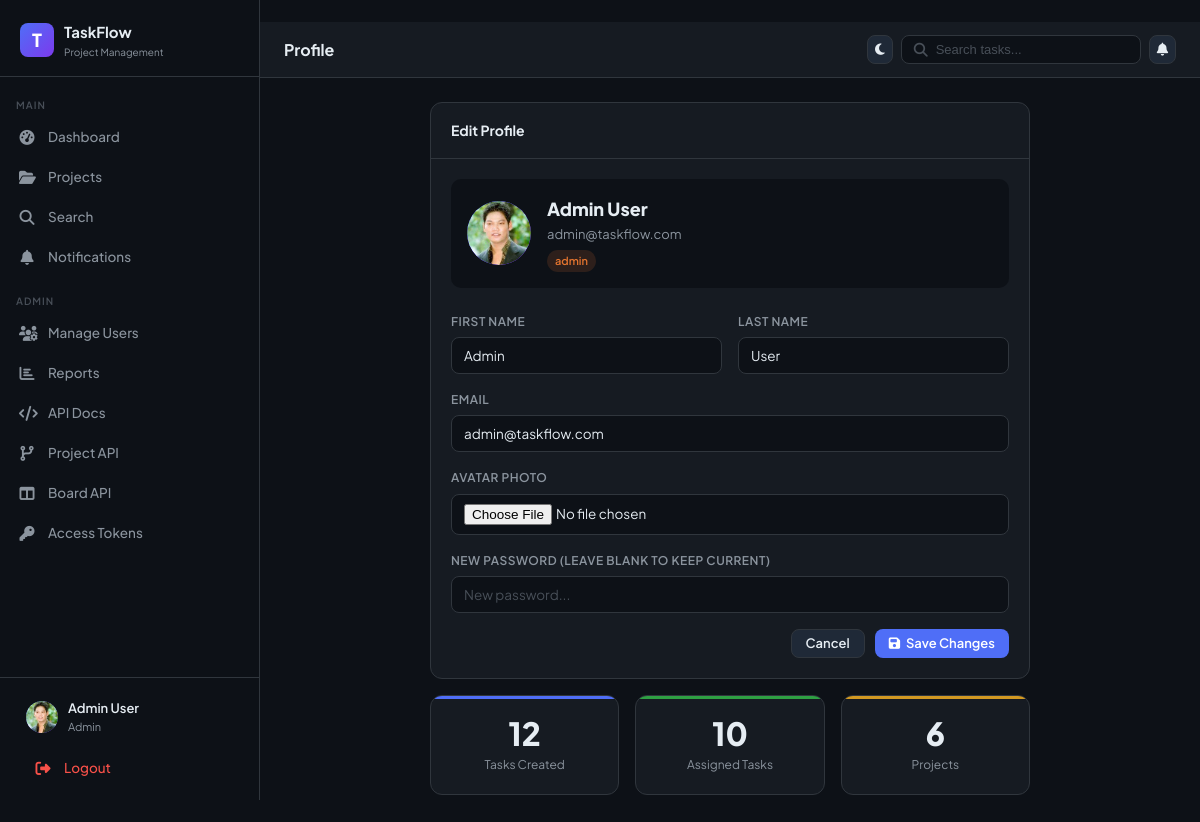
Screenshot of /profile/ (signed in) with the database file from the repository.
### core/models.py (models this page shows, shortened)
class User(AbstractUser):
    ROLE_CHOICES = [("admin", "Admin"), ("member", "Member")]
    role = models.CharField(max_length=10, choices=ROLE_CHOICES, default="member")
    avatar = models.ImageField(upload_to="avatars/", blank=True, null=True)
    is_active = models.BooleanField(default=True)
    @property
    def is_admin(self):
        return self.role == "admin"

### core/views.py (the view, shortened to what this page needs)
# urls.py: path('profile/', views.profile, name='profile'),
@login_required
def profile(request):
    user = request.user
    context = {
        "user": user,
        "unread_count": user.notifications.filter(is_read=False).count(),
    }
    return render(request, "profile.html", context)

### templates/profile.html (shortened to what this page needs)
﻿{% extends 'base.html' %}
{% block page_title %}Profile{% endblock %}
{% block content %}
<div style="max-width: 600px; margin: 0 auto">
  <div class="card">
    <div class="card-header">
      <div class="fw-700">Edit Profile</div>
    </div>
    <div class="card-body">
      <div
        style="
          display: flex;
          align-items: center;
          gap: 16px;
          margin-bottom: 24px;
          padding: 16px;
          background: var(--bg-dark);
          border-radius: 10px;
        "
      >
        <div
          class="user-avatar"
          style="width: 64px; height: 64px; font-size: 24px; overflow: hidden"
        >
          {% if request.user.avatar and request.user.avatar.name %}
          <img
            id="avatarPreview"
            src="{{ request.user.avatar.url }}"
            alt="Avatar"
            style="
              width: 100%;
              height: 100%;
              border-radius: 50%;
              object-fit: cover;
            "
          />
          {% endif %}
        </div>
        <div>
          <div style="font-size: 18px; font-weight: 800">
            {{ request.user.get_full_name|default:request.user.username }}
          </div>
          <div style="color: var(--text-muted); font-size: 13px">
            {{ request.user.email }}
          </div>
          <span
            class="badge {% if request.user.role == 'admin' %}badge-high{% else %}badge-todo{% endif %}"
            style="margin-top: 6px"
          >
            {{ request.user.role }}
          </span>
        </div>
      </div>
      <form method="post" enctype="multipart/form-data">
        <div class="grid-2">
          <div class="form-group">
            <label class="form-label">First Name</label>
            <input
              type="text"
              name="first_name"
              class="form-control"
              value="{{ request.user.first_name }}"
            />
          </div>
          <div class="form-group">
            <label class="form-label">Last Name</label>
            <input
              type="text"
              name="last_name"
              class="form-control"
              value="{{ request.user.last_name }}"
            />
          </div>
        </div>
        <div class="form-group">
          <label class="form-label">Email</label>
          <input
            type="email"
            name="email"
            class="form-control"
            value="{{ request.user.email }}"
          />
        </div>
        <div class="form-group">
          <label class="form-label">Avatar Photo</label>
          <input
            type="file"
            name="avatar"
            id="avatarInput"
            class="form-control"
            accept="image/*"
          />
        </div>
        <div class="form-group">
          <label class="form-label"
            >New Password (leave blank to keep current)</label>
          <input
            type="password"
            name="new_password"
            class="form-control"
            placeholder="New password..."
          />
        </div>
        <div
          style="
            display: flex;
            gap: 10px;
            justify-content: flex-end;
            margin-top: 8px;
          "
        >
          <a href="{% url 'dashboard' %}" class="btn btn-secondary">Cancel</a>
          <button type="submit" class="btn btn-primary">
            <i class="fa-solid fa-save"></i> Save Changes
          </button>
        </div>
      </form>
    </div>
  </div>
  <div class="grid-3 mt-16">
    <div class="stat-card blue" style="text-align: center">
      <div class="stat-number">{{ request.user.created_cards.count }}</div>
      <div class="stat-label">Tasks Created</div>
    </div>
    <div class="stat-card green" style="text-align: center">
      <div class="stat-number">{{ request.user.assigned_cards.count }}</div>
      <div class="stat-label">Assigned Tasks</div>
    </div>
    <div class="stat-card yellow" style="text-align: center">
      <div class="stat-number">
        {{ request.user.project_memberships.count }}
      </div>
      <div class="stat-label">Projects</div>
    </div>
  </div>
</div>
{% endblock %}

### templates/base.html (shortened to what this page needs)
﻿{% load static %}
<!doctype html>
<html lang="en">
  <head>
    <link rel="stylesheet" href="{% static 'css/main.css' %}" />
    <link rel="stylesheet" href="https://cdnjs.cloudflare.com/ajax/libs/font-awesome/6.5.0/css/all.min.css" />
  </head>
  <body class="{% block body_class %}{% endblock %}">
    <aside class="sidebar" id="sidebar">
      <div class="sidebar-logo">
        <div class="logo-icon">T</div>
        <div>
          <div class="logo-text">TaskFlow</div>
          <div class="logo-sub">Project Management</div>
        </div>
      </div>
      <nav class="sidebar-nav">
        <div class="nav-section">Main</div>
        <a href="{% url 'dashboard' %}" class="nav-link {% if request.resolver_match.url_name == 'dashboard' %}active{% endif %}">
          <span class="nav-icon"><i class="fa-solid fa-gauge-high"></i></span>
          Dashboard
        </a>
        <a href="{% url 'projects' %}" class="nav-link ">
          <span class="nav-icon"><i class="fa-solid fa-folder-open"></i></span>
          Projects
        </a>
        <a href="{% url 'search' %}" class="nav-link {% if request.resolver_match.url_name == 'search' %}active{% endif %}">
          <span class="nav-icon"><i class="fa-solid fa-magnifying-glass"></i></span>
          Search
        </a>
        <a href="{% url 'notifications' %}" class="nav-link {% if request.resolver_match.url_name == 'notifications' %}active{% endif %}">
          <span class="nav-icon"><i class="fa-solid fa-bell"></i></span>
          Notifications
        </a>
        {% if user.is_admin or user.is_staff or user.is_superuser %}
        <div class="nav-section" style="margin-top: 8px">Admin</div>
        <a href="{% url 'admin_users' %}" class="nav-link {% if request.resolver_match.url_name == 'admin_users' %}active{% endif %}">
          <span class="nav-icon"><i class="fa-solid fa-users-gear"></i></span>
          Manage Users
        </a>
        <a href="{% url 'admin_reports' %}" class="nav-link {% if request.resolver_match.url_name == 'admin_reports' %}active{% endif %}">
          <span class="nav-icon"><i class="fa-solid fa-chart-bar"></i></span>
          Reports
        </a>
        <a href="{% url 'admin_api_docs' %}" class="nav-link {% if request.resolver_match.url_name == 'admin_api_docs' %}active{% endif %}">
          <span class="nav-icon"><i class="fa-solid fa-code"></i></span>
          API Docs
        </a>
        <a href="{% url 'admin_project_api' %}" class="nav-link {% if request.resolver_match.url_name == 'project_api_crud' or request.resolver_match.url_name == 'admin_project_api' %}active{% endif %}">
          <span class="nav-icon"><i class="fa-solid fa-code-branch"></i></span>
          Project API
        </a>
        <a href="{% url 'admin_board_api' %}" class="nav-link {% if request.resolver_match.url_name == 'board_api_crud' or request.resolver_match.url_name == 'admin_board_api' %}active{% endif %}">
          <span class="nav-icon"><i class="fa-solid fa-columns"></i></span>
          Board API
        </a>
        <a href="{% url 'admin_access_tokens' %}" class="nav-link {% if request.resolver_match.url_name == 'admin_access_tokens' %}active{% endif %}">
          <span class="nav-icon"><i class="fa-solid fa-key"></i></span>
          Access Tokens
        </a>
        {% endif %}
      </nav>
      <div class="sidebar-footer">
        <a href="{% url 'profile' %}" class="user-card">
          <div class="user-avatar">
            {% if user.avatar %}<img src="{{ user.avatar.url }}" alt="" />
            {% else %}{{ user.username|first|upper }}{% endif %}
          </div>
          <div class="user-info">
            <div class="user-name">{{ user.get_full_name|default:user.username }}</div>
            <div class="user-role">{{ user.role }}</div>
          </div>
        </a>
        <a href="{% url 'logout' %}" class="nav-link" style="margin-top: 4px; color: var(--red)">
          <span class="nav-icon"><i class="fa-solid fa-right-from-bracket"></i></span>
          Logout
        </a>
      </div>
    </aside>
    <div class="main-content">
      <div class="topbar">
        <div class="topbar-title">{% block page_title %}{% endblock %}</div>
        <div class="topbar-actions">
          <button id="themeToggle" class="btn btn-icon btn-secondary" type="button">
            <i class="fa-solid fa-moon" id="themeIcon"></i>
          </button>
          <form action="{% url 'search' %}" method="get" class="search-bar" aria-label="Search" onclick="if (window.innerWidth <= 768) this.submit()">
            <i class="fa-solid fa-magnifying-glass" style="color: var(--text-faint)"></i>
            <input type="text" name="q" placeholder="Search tasks..." value="{{ request.GET.q }}" />
          </form>
          <a href="{% url 'notifications' %}" class="btn btn-icon btn-secondary" style="position: relative">
            <i class="fa-solid fa-bell"></i>
          </a>
        </div>
      </div>
      <div class="page-content">
        {% block content %}{% endblock %}
      </div>
    </div>
  </body>
</html>

### rows the page displays
User: avatar (picture), get_full_name "Admin User", role "Admin", user.avatar (picture), user.get_full_name "Admin User", user.email "admin@taskflow.com", user.role "admin", first_name "Admin", last_name "User", email "admin@taskflow.com", user.created_cards.count "12", user.assigned_cards.count "10", user.project_memberships.count "6"
